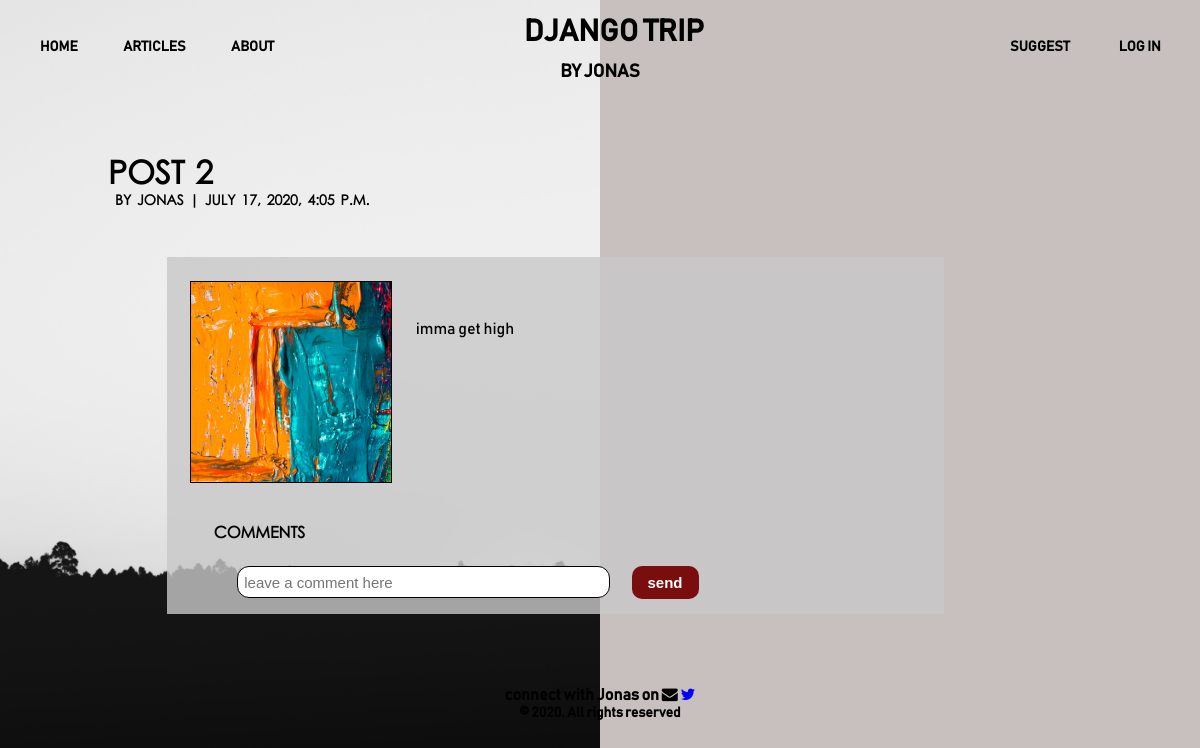
/articles/post-2/, run on an earlier commit of the app's database.
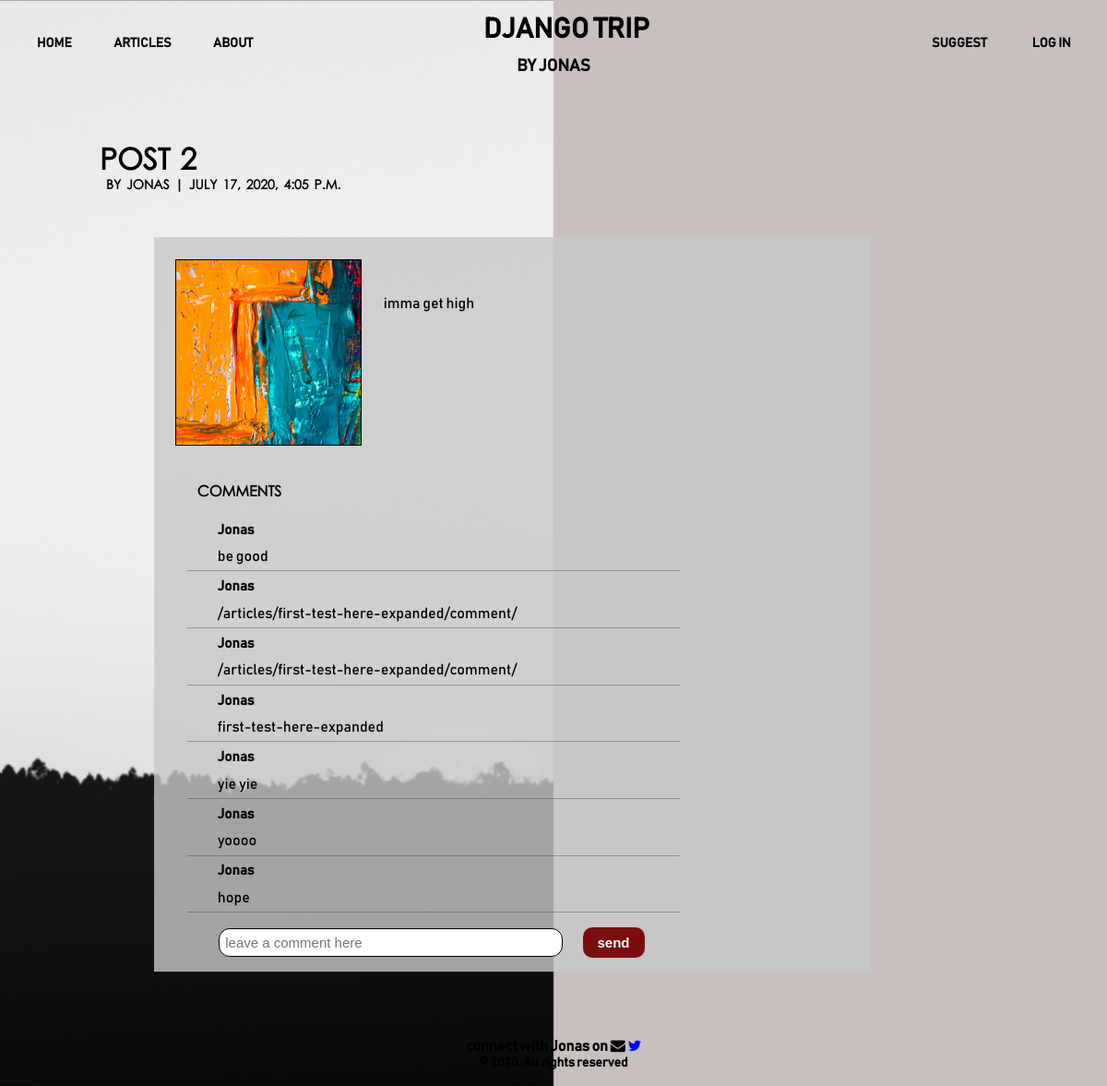
And on a later commit of the database.
### articles/models.py (models this page shows, shortened)
class Comment(models.Model):
    article = models.ForeignKey(Article, on_delete=models.CASCADE)
    comment = models.CharField(max_length=140)
    author = models.ForeignKey(get_user_model(), on_delete=models.CASCADE)
    def __str__(self):
        return self.comment

### accounts/models.py (models this page shows)
class CustomUser(AbstractUser):
    email = models.EmailField(
        verbose_name="email address", max_length=255, unique=True,
    )
    USERNAME_FIELD = "email"
    REQUIRED_FIELDS = ["username"]

### articles/views.py (the view, shortened to what this page needs)
# urls.py: path("<slug:slug>/", ArticleAndCommentView.as_view(), name="article_detail"),
class ArticleAndCommentView(CreateView):
    template_name = "article_detail.html"
    model = Comment
    fields = ("comment",)
    def get_context_data(self, **kwargs):
        context = super(ArticleAndCommentView, self).get_context_data(**kwargs)
        context["article"] = Article.objects.get(slug=self.kwargs["slug"])
        return context

### templates/article_detail.html (shortened to what this page needs)
{% load static %}
<head>
  <link rel="stylesheet" type="text/css" href="{% static 'css/base.css' %}" />
  <link rel="stylesheet" type="text/css" href="{% static 'css/articles.css' %}" />
  <link rel="stylesheet" href="{% static 'css/font-awesome.min.css' %}" />
</head>
<body style="background-image: url('/static/img/article-detail.png');">
    {% include 'header.html' %}
    <div id='article-detail-main-div'>
        <div id='article-detail-heading-div'>
            <div id='article-title-div'>
                <h1>{{ article.title }}<br><span>by {{ article.author }} | {{ article.date }}</span></h1>
            </div>
        </div>
        <div id='article-body-div'>
            <div class='article-image-div' style="background-image: url({{ article.image.url }});"></div>
            <p class='article-paragraph'>{{ article.body }}</p>
            <p id='comment-intro-paragraph'>COMMENTS</p>
            {% for comment in article.comment_set.all %}
            <div class='comment-div'>
              <div>
                <p class='author-paragraph'>{{ comment.author.username }}</p>
                <p class='comment-paragraph'>{{ comment }}</p>
              </div>
            </div>
            {% endfor %}
            <form method="POST" id='comment-form'>
            <div>
              {% for field in form %}
              <input class="comment-fields"
              id="{{ field.id_for_label }}" maxlength="144"
              name="{{ field.html_name }}" value="{{ field.intial }}"
              type="{{ field.field.widget.input_type }}"
              placeholder="leave a comment here">
              {% endfor %}
              <button type='submit'>send</button>
            </div>
            </form>
        </div>
    </div>
  {% include 'footer.html' %}
</body>
</html>

What changed in the data, as far as the page shows it:
added Comment: author.username "Jonas", comment "be good"
added Comment: author.username "Jonas", comment "/articles/first-test-here-expanded/comment/"
added Comment: author.username "Jonas", comment "/articles/first-test-here-expanded/comment/"
added Comment: author.username "Jonas", comment "first-test-here-expanded"
added Comment: author.username "Jonas", comment "yie yie"
added Comment: author.username "Jonas", comment "yoooo"
added Comment: author.username "Jonas", comment "hope"
